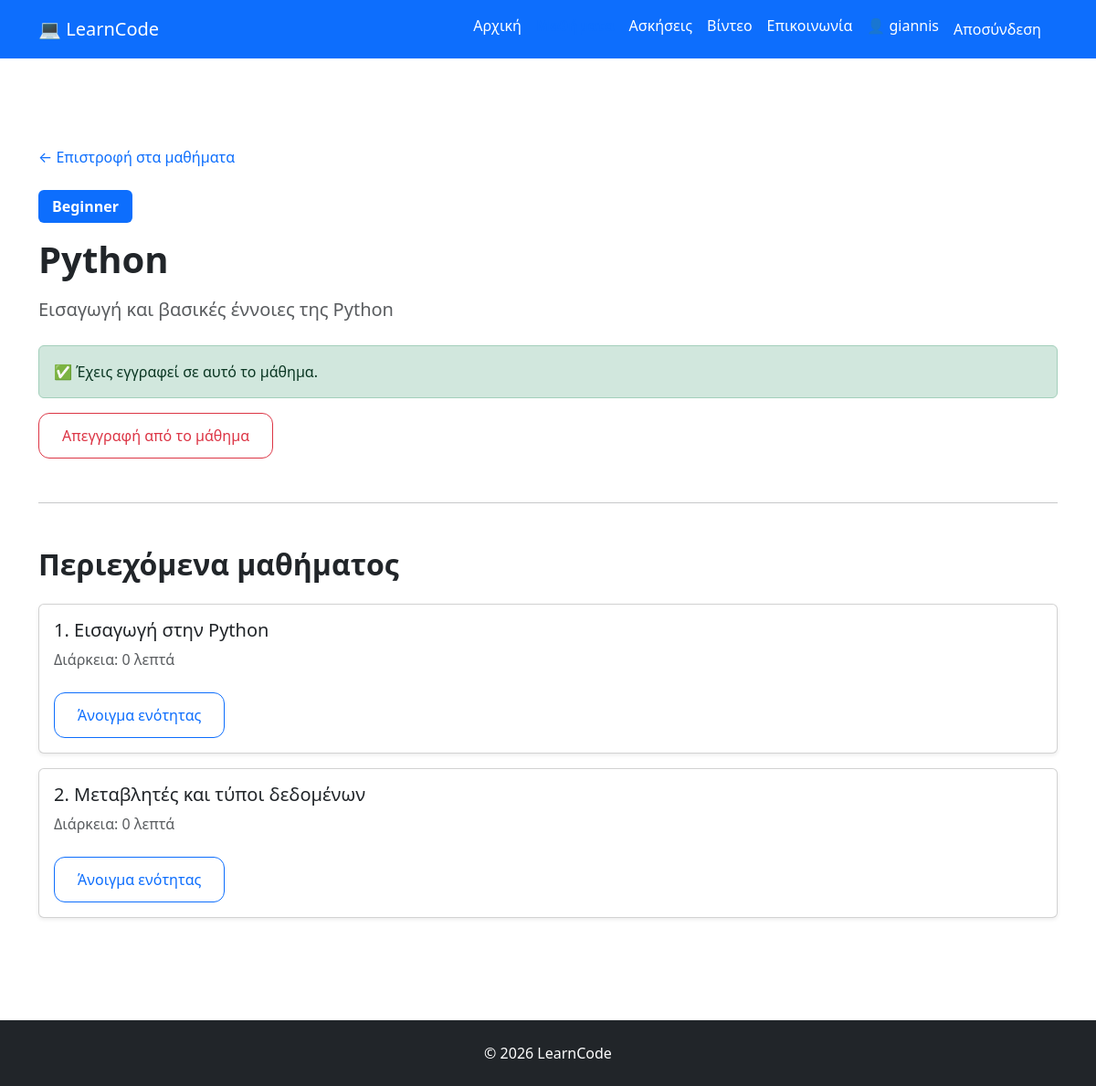
/courses/python/ (signed in), run on the app's committed database.
### courses/models.py (models this page shows, shortened)
class Course(models.Model):
    LEVEL_CHOICES = [
        ("beginner", "Beginner"),
        ("intermediate", "Intermediate"),
        ("advanced", "Advanced"),
    ]
    title = models.CharField(max_length=200)
    slug = models.SlugField(unique=True, blank=True)
    description = models.TextField()
    level = models.CharField(
        max_length=20,
        choices=LEVEL_CHOICES,
        default="beginner"
    )
    published = models.BooleanField(default=False)
    created_at = models.DateTimeField(auto_now_add=True)

class Lesson(models.Model):
    course = models.ForeignKey(
        Course,
        on_delete=models.CASCADE,
        related_name="lessons"
    )
    title = models.CharField(max_length=200)
    slug = models.SlugField()
    content = models.TextField()
    order = models.PositiveIntegerField(default=1)
    published = models.BooleanField(default=False)
    created_at = models.DateTimeField(auto_now_add=True)\
    duration = models.PositiveIntegerField(
    default=0,
    help_text="Διάρκεια σε λεπτά"
    )
    published = models.BooleanField(default=False)
    created_at = models.DateTimeField(auto_now_add=True)
    class Meta:
        ordering = ["order"]
        constraints = [
            models.UniqueConstraint(
                fields=["course", "slug"],
                name="unique_lesson_slug_per_course"
            )
        ]

### courses/views.py (the view)
# urls.py: path("<slug:slug>/",views.course_detail,name="course_detail",),
def course_detail(request, slug):
    course = get_object_or_404(
        Course,
        slug=slug,
        published=True,
    )
    is_enrolled = False
    if request.user.is_authenticated:
        is_enrolled = Enrollment.objects.filter(
            user=request.user,
            course=course,
        ).exists()
    context = {
        "course": course,
        "is_enrolled": is_enrolled,
    }
    return render(
        request,
        "courses/course_detail.html",
        context,
    )

### courses/templates/courses/course_detail.html (shortened to what this page needs)
{% extends "base.html" %}
{% block content %}
<section class="py-5">
    <a
        href="{% url 'course_list' %}"
        class="text-decoration-none"
    >
        ← Επιστροφή στα μαθήματα
    </a>
    <div class="mt-4">
        <span class="badge bg-primary mb-3">
            {{ course.get_level_display }}
        </span>
        <h1 class="fw-bold">
            {{ course.title }}
        </h1>
        <p class="lead text-muted mt-3">
            {{ course.description }}
        </p>
    </div>
    <div class="mt-4">
        {% if user.is_authenticated %}
            {% if is_enrolled %}
                <div class="alert alert-success">
                    ✅ Έχεις εγγραφεί σε αυτό το μάθημα.
                </div>
                <form
                    method="post"
                    action="{% url 'unenroll_course' course.slug %}"
                >
                    <button
                        type="submit"
                        class="btn btn-outline-danger"
                    >
                        Απεγγραφή από το μάθημα
                    </button>
                </form>
            {% endif %}
        {% endif %}
    </div>
    <hr class="my-5">
    <div>
        <h2 class="fw-bold mb-4">
            Περιεχόμενα μαθήματος
        </h2>
        {% for lesson in course.lessons.all %}
            {% if lesson.published %}
                <div class="card shadow-sm mb-3">
                    <div class="card-body">
                        <h5 class="card-title mb-2">
                            {{ lesson.order }}. {{ lesson.title }}
                        </h5>
                        <p class="text-muted">
                            Διάρκεια: {{ lesson.duration }} λεπτά
                        </p>
                        <a
                            href="{% url 'lesson_detail' course.slug lesson.slug %}"
                            class="btn btn-outline-primary mt-2"
                        >
                            Άνοιγμα ενότητας
                        </a>
                    </div>
                </div>
            {% endif %}
        {% empty %}
            <div class="alert alert-info">
                Δεν υπάρχουν ακόμη διαθέσιμα μαθήματα.
            </div>
        {% endfor %}
    </div>
</section>
{% endblock %}

### templates/base.html (shortened to what this page needs)
<!DOCTYPE html>
<html lang="el">
<head>
    <link href="https://cdn.jsdelivr.net/npm/bootstrap@5.3.7/dist/css/bootstrap.min.css" rel="stylesheet">
    {% load static %}
    <link rel="stylesheet" href="{% static 'css/style.css' %}">
</head>
<body>
<nav class="navbar navbar-expand-lg navbar-dark bg-primary">
    <div class="container">
        <a class="navbar-brand" href="{% url 'home' %}">
            💻 LearnCode
        </a>
        <div class="collapse navbar-collapse" id="navbarNav">
            <ul class="navbar-nav ms-auto">
                <li class="nav-item">
                    <a class="nav-link {% if request.path == '/' %}active{% endif %}" href="{% url 'home' %}">
                        Αρχική
                    </a>
                </li>
                <li class="nav-item">
                    <a class="nav-link {% if '/courses/' in request.path %}active{% endif %}"
                    href="{% url 'course_list' %}">
                    </a>
                </li>
                <li class="nav-item">
                    <a class="nav-link" href="#">Ασκήσεις</a>
                </li>
                <li class="nav-item">
                    <a class="nav-link" href="#">Βίντεο</a>
                </li>
                <li class="nav-item">
                    <a class="nav-link" href="#">Επικοινωνία</a>
                </li>
                {% if user.is_authenticated %}
                    <li class="nav-item">
                        <a
                            class="nav-link {% if '/accounts/profile/' in request.path %}active{% endif %}"
                            href="{% url 'profile' %}"
                        >
                            👤 {{ user.username }}
                        </a>
                    </li>
                    <li class="nav-item">
                        <form
                            method="post"
                            action="{% url 'logout' %}"
                            class="d-inline"
                        >
                            <button
                                type="submit"
                                class="btn btn-link nav-link"
                            >
                                Αποσύνδεση
                            </button>
                        </form>
                    </li>
                {% endif %}
            </ul>
        </div>
    </div>
</nav>
<div class="container mt-5">
    {% block content %}
    {% endblock %}
</div>
<footer class="bg-dark text-white text-center p-4 mt-5">
    © 2026 LearnCode
</footer>
</body>
</html>

### static/css/style.css (style rules this page uses)
.btn { border-radius:12px; padding:12px 25px; margin-right:10px; }
.badge { font-size:1rem; padding:10px 15px; }
.navbar .nav-link { color: #ffffff; font-weight: 500; transition: 0.3s; }
.navbar .nav-link.active { color: #0d6efd !important; font-weight: bold; border-bottom: 3px solid #0d6efd; }

### data on the page
Course: level "Beginner", title "Python", description "Εισαγωγή και βασικές έννοιες της Python"
Lesson: order "1", title "Εισαγωγή στην Python", duration "0"
Lesson: order "2", title "Μεταβλητές και τύποι δεδομένων", duration "0"

### other printed values
{{ user.username }} "giannis"
